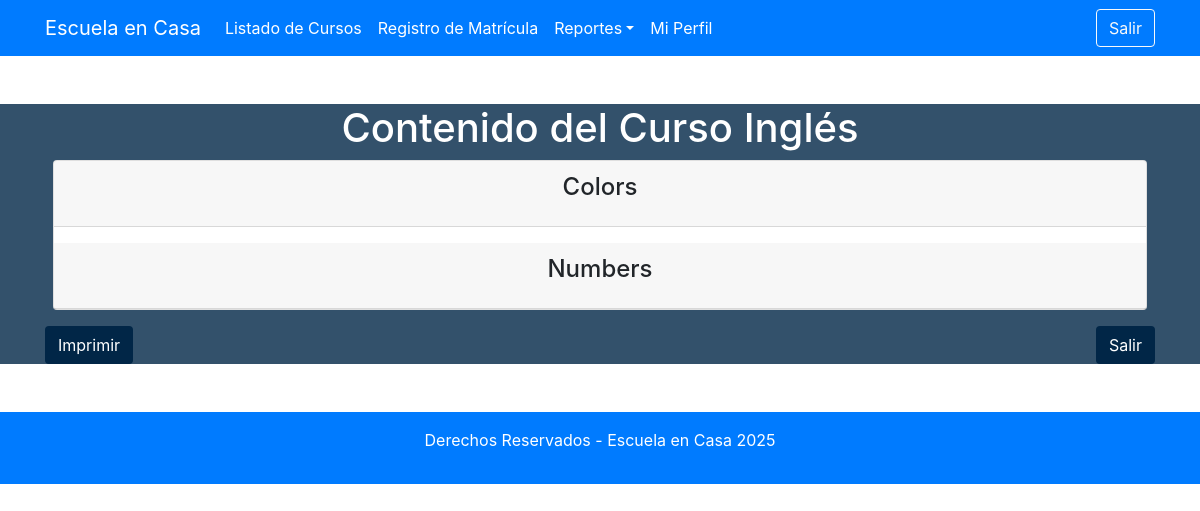
Screenshot of /app/views/curso/mostrar_materia.php?id=1 (signed in) with the database file from the repository.
### tables this page shows
create table curso (
  id_curso INT NOT NULL AUTO_INCREMENT,
  descripcion  VARCHAR(1600),
  grado  VARCHAR(15),
  detalle VARCHAR(1600),
  ruta_imagen varchar(1024),
  estado  VARCHAR(15),
id_usuario INT,
  PRIMARY KEY (id_curso),
  foreign key fk_usuario_id (id_usuario) references usuario(id_usuario)  );

create table tema (
  id_tema INT NOT NULL AUTO_INCREMENT,
  id_curso INT NOT NULL,
  nombre  VARCHAR(1600),
  informacion VARCHAR(1600),
  PRIMARY KEY (id_tema),
  foreign key fk_tema_curso (id_curso) references curso(id_curso)  
  );

### app/models/curso.php (called while the page is built, shortened)
<?php
require_once $_SERVER['DOCUMENT_ROOT'] . '/G1_SC-502_JN_Proyecto/config/database.php';
class curso
{
    public static function get_curso($id_curso)
    {
        global $conn;
        $sql = "SELECT descripcion FROM curso WHERE id_curso = " . $id_curso;
        $result = $conn->query($sql);
        if ($result->num_rows > 0) {
            return $result->fetch_assoc();
        }
        return null;
    }
    public static function get_temas_por_curso($id_curso)
    {
        global $conn;
        $sql = "SELECT nombre, informacion FROM tema WHERE id_curso = " . $id_curso;
        $result = $conn->query($sql);
        $temas = [];
        if ($result->num_rows > 0) {
            while ($row = $result->fetch_assoc()) {
                $temas[] = $row;
            }
        }
        return $temas;
    }
}
?>

### app/controller/cursoController.php (called while the page is built, shortened)
<?php
require_once __DIR__ .'/../models/curso.php';
function get_curso_contenido($id_curso) {
    try {
        $temas = curso::get_temas_por_curso($id_curso);
        $curso = curso::get_curso($id_curso);
        return ['temas' => $temas, 'curso' => $curso];
    } catch (Exception $e) {
        header("Location: ../../layout.php?status=error&msg=" . urlencode($e->getMessage()));
        exit();
    }
}
?>

### app/views/curso/mostrar_materia.php (the view, shortened to what this page needs)
<?php
include $_SERVER['DOCUMENT_ROOT'] . '/G1_SC-502_JN_Proyecto/app/controller/cursoController.php';
$id_curso = isset($_GET['id']) ? $_GET['id'] : null;
if ($id_curso) {
    $data = get_curso_contenido($id_curso);
    $temas = $data['temas'];
    $curso = $data['curso'];
} else {
    header("Location: ../layout.php?status=error&msg=" . urlencode("ID del curso no proporcionado."));
    exit();
}
?>
<!DOCTYPE html>
<html>
<head>
    <link rel="stylesheet" href="https://maxcdn.bootstrapcdn.com/bootstrap/4.0.0/css/bootstrap.min.css">
    <link href="/G1_SC-502_JN_Proyecto/public/css/style.css" rel="stylesheet" type="text/css" />
</head>
<body>
    <?php
    include $_SERVER['DOCUMENT_ROOT'] . '/G1_SC-502_JN_Proyecto/app/views/nav_menu.php'
        ?>
    <section class="class bg-custom" id="temas">
        <div class="container mt-5">
            <h1 class="text-center text-white" id="curso">Contenido del Curso
                <?= htmlspecialchars($curso['descripcion']); ?></h1>
            <?php if (!empty($temas)): ?>
                <div class="card row text-center">
                    <?php foreach ($temas as $tema): ?>
                        <div class="card-header">
                            <h4 class="card-title text-center"><?= htmlspecialchars($tema['nombre']); ?></h4>
                        </div>
                    <?php endforeach; ?>
                </div>
            <?php else: ?>
                <p class="text-white text-center">No hay temas disponibles para este curso.</p>
            <?php endif; ?>
        </div>
        <div class="container mt-3 text-center d-flex justify-content-between">
        <form id="imprimir-temas" action="/G1_SC-502_JN_Proyecto/app/controller/cursoController.php"
                            method="POST">
                            <button type="submit" class="btn bg-body-custom text-white">Imprimir</button>
                        </form>
            <a href="listado.php" class="btn bg-body-custom text-white">Salir</a>
        </div>
    </section>
    <footer footer th:fragment="footer" class="navbar-light bg-primary text-white mt-5 p-3">
        <div class="container">
            <p class="text-center">Derechos Reservados - Escuela en Casa 2025</p>
        </div>
    </footer>
</body>
</html>

### public/css/style.css (style rules this page uses)
section.bg-custom { background: rgba(1, 38, 71,0.8) !important; }
.bg-body-custom { background: rgba(1, 38, 71); }
.row { display: flex; justify-content: center; flex-wrap: wrap; gap: 1rem; }
.card { margin: 0.5rem; }

### rows the page displays
curso: descripcion "Inglés"
tema: nombre "Colors"
tema: nombre "Numbers"
